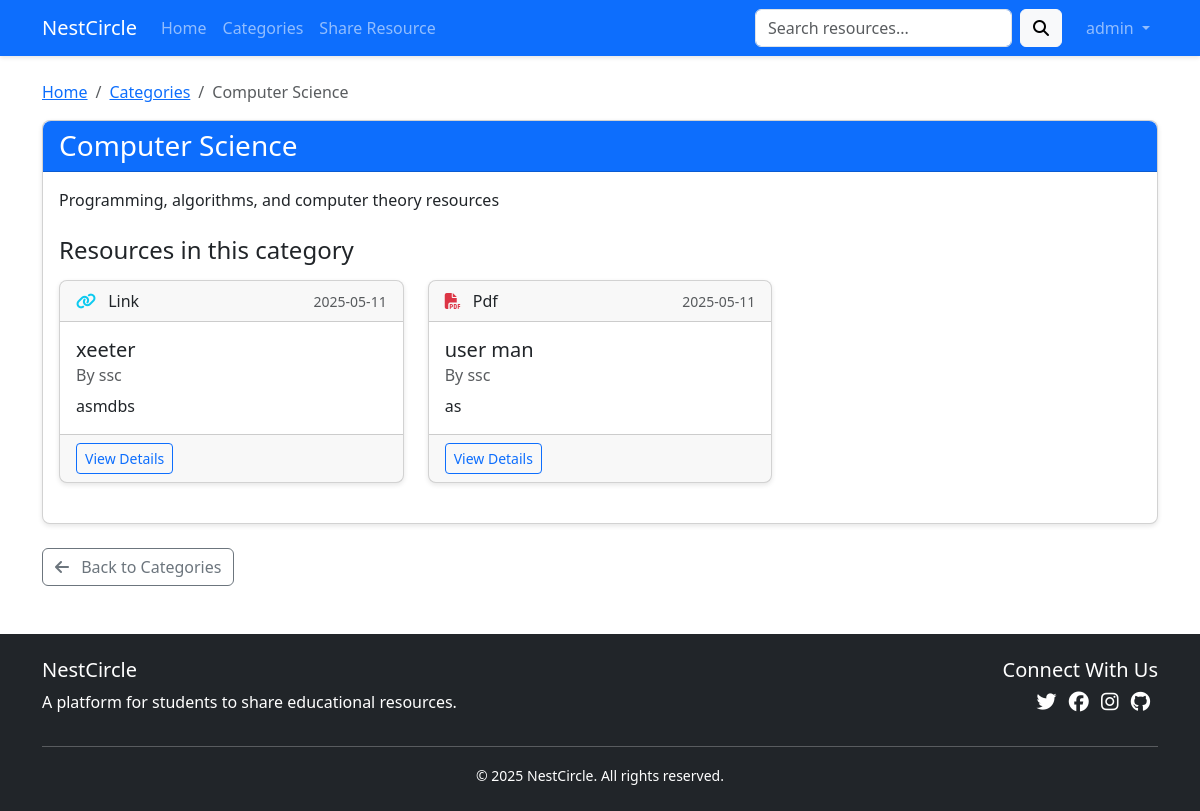
/category/2 (signed in), run on the app's committed database.
### app.py (models this page shows, shortened)
class User(db.Model, UserMixin):
    id = db.Column(db.Integer, primary_key=True)
    username = db.Column(db.String(20), unique=True, nullable=False)
    email = db.Column(db.String(120), unique=True, nullable=False)
    password = db.Column(db.String(60), nullable=False)
    role = db.Column(db.String(20), nullable=False, default='user')  # 'user', 'moderator', 'admin'
    email_verified = db.Column(db.Boolean, default=False)
    notification_preferences = db.Column(db.Text, default='{"new_resources": true, "comments_on_resources": true, "ratings_on_resources": false}')
    resources = db.relationship('Resource', backref='author', lazy=True)
    ratings = db.relationship('Rating', backref='user', lazy=True)
    comments = db.relationship('Comment', backref='author', lazy=True)
    bookmarks = db.relationship('Bookmark', backref='user', lazy=True)
    def has_role(self, role):
        if role == 'user':
            return True
        elif role == 'moderator':
            return self.role in ['moderator', 'admin']
        elif role == 'admin':
            return self.role == 'admin'
        return False

class Category(db.Model):
    id = db.Column(db.Integer, primary_key=True)
    name = db.Column(db.String(50), unique=True, nullable=False)
    description = db.Column(db.String(150), nullable=True)
    resources = db.relationship('Resource', secondary=resource_categories,
                              backref=db.backref('categories', lazy='dynamic'))

class Resource(db.Model):
    id = db.Column(db.Integer, primary_key=True)
    title = db.Column(db.String(100), nullable=False)
    description = db.Column(db.Text, nullable=False)
    date_posted = db.Column(db.DateTime, nullable=False, default=datetime.utcnow)
    resource_type = db.Column(db.String(20), nullable=False)  # "link", "pdf", "youtube", etc.
    content = db.Column(db.Text, nullable=False)  # URL or file path
    user_id = db.Column(db.Integer, db.ForeignKey('user.id'), nullable=False)
    ratings = db.relationship('Rating', backref='resource', lazy=True, cascade="all, delete-orphan")
    comments = db.relationship('Comment', backref='resource', lazy=True, cascade="all, delete-orphan",
                              order_by="desc(Comment.date_posted)")
    bookmarks = db.relationship('Bookmark', backref='resource', lazy=True, cascade="all, delete-orphan")

### app.py (the view)
@app.route('/category/<int:category_id>')
def category(category_id):
    category = Category.query.get_or_404(category_id)
    resources = Resource.query.join(Resource.categories).filter(Category.id == category_id).order_by(Resource.date_posted.desc()).all()
    return render_template('category.html', category=category, resources=resources)

### app.py (called while the page is built)
@login_manager.user_loader
def load_user(user_id):
    return User.query.get(int(user_id))

@app.context_processor
def inject_now():
    return {'now': datetime.utcnow()}

@app.context_processor
def inject_user_roles():
    return {'is_admin': current_user.is_authenticated and current_user.has_role('admin'),
            'is_moderator': current_user.is_authenticated and current_user.has_role('moderator')}

### templates/category.html (shortened to what this page needs)
{% extends "base.html" %}
{% block content %}
<div class="row">
    <div class="col-12">
        <nav aria-label="breadcrumb">
            <ol class="breadcrumb">
                <li class="breadcrumb-item"><a href="{{ url_for('home') }}">Home</a></li>
                <li class="breadcrumb-item"><a href="{{ url_for('categories') }}">Categories</a></li>
                <li class="breadcrumb-item active" aria-current="page">{{ category.name }}</li>
            </ol>
        </nav>
        <div class="card mb-4">
            <div class="card-header bg-primary text-white">
                <h3 class="mb-0">{{ category.name }}</h3>
            </div>
            <div class="card-body">
                <p>{{ category.description or 'No description available.' }}</p>
                <h4 class="mt-4 mb-3">Resources in this category</h4>
                {% if resources %}
                    <div class="row">
                        {% for resource in resources %}
                            <div class="col-md-4 mb-4">
                                <div class="card h-100">
                                    <div class="card-header d-flex justify-content-between align-items-center">
                                        <span>
                                            {% if resource.resource_type == 'link' %}
                                                <i class="fas fa-link text-info me-2"></i>
                                            {% elif resource.resource_type == 'pdf' %}
                                                <i class="fas fa-file-pdf text-danger me-2"></i>
                                            {% elif resource.resource_type == 'youtube' %}
                                                <i class="fab fa-youtube text-danger me-2"></i>
                                            {% endif %}
                                            {{ resource.resource_type|capitalize }}
                                        </span>
                                        <small class="text-muted">{{ resource.date_posted.strftime('%Y-%m-%d') }}</small>
                                    </div>
                                    <div class="card-body">
                                        <h5 class="card-title">{{ resource.title }}</h5>
                                        <h6 class="card-subtitle mb-2 text-muted">By {{ resource.author.username }}</h6>
                                        <p class="card-text">{{ resource.description|truncate(100) }}</p>
                                    </div>
                                    <div class="card-footer">
                                        <a href="{{ url_for('resource', resource_id=resource.id) }}" class="btn btn-sm btn-outline-primary">View Details</a>
                                    </div>
                                </div>
                            </div>
                        {% endfor %}
                    </div>
                {% else %}
                    <div class="alert alert-info">
                        <i class="fas fa-info-circle me-2"></i> No resources in this category yet.
                    </div>
                {% endif %}
            </div>
        </div>
        <a href="{{ url_for('categories') }}" class="btn btn-outline-secondary">
            <i class="fas fa-arrow-left me-2"></i> Back to Categories
        </a>
    </div>
</div>
{% endblock %}

### templates/base.html (shortened to what this page needs)
<!DOCTYPE html>
<html lang="en">
<head>
    <link href="https://cdn.jsdelivr.net/npm/bootstrap@5.3.2/dist/css/bootstrap.min.css" rel="stylesheet">
    <link rel="stylesheet" href="https://cdnjs.cloudflare.com/ajax/libs/font-awesome/6.4.2/css/all.min.css">
    <link rel="stylesheet" href="{{ url_for('static', filename='css/style.css') }}">
</head>
<body>
    <nav class="navbar navbar-expand-lg navbar-dark bg-primary">
        <div class="container">
            <a class="navbar-brand" href="{{ url_for('home') }}">NestCircle</a>
            <div class="collapse navbar-collapse" id="navbarNav">
                <ul class="navbar-nav me-auto">
                    <li class="nav-item">
                        <a class="nav-link" href="{{ url_for('home') }}">Home</a>
                    </li>
                    <li class="nav-item">
                        <a class="nav-link" href="{{ url_for('categories') }}">Categories</a>
                    </li>
                    {% if current_user.is_authenticated %}
                    <li class="nav-item">
                        <a class="nav-link" href="{{ url_for('new_resource') }}">Share Resource</a>
                    </li>
                    {% endif %}
                </ul>
                <form class="d-flex me-3" action="{{ url_for('search') }}" method="GET">
                    <input class="form-control me-2" type="search" name="query" placeholder="Search resources...">
                    <button class="btn btn-light" type="submit"><i class="fas fa-search"></i></button>
                </form>
                <ul class="navbar-nav">
                    {% if current_user.is_authenticated %}
                    <li class="nav-item dropdown">
                        <a class="nav-link dropdown-toggle" href="#" id="navbarDropdown" role="button" data-bs-toggle="dropdown">
                            {{ current_user.username }}
                        </a>
                    </li>
                    {% endif %}
                </ul>
            </div>
        </div>
    </nav>
    <main class="container mt-4">
        {% block content %}{% endblock %}
    </main>
    <footer class="bg-dark text-white py-4 mt-5">
        <div class="container">
            <div class="row">
                <div class="col-md-6">
                    <h5>NestCircle</h5>
                    <p>A platform for students to share educational resources.</p>
                </div>
                <div class="col-md-6 text-md-end">
                    <h5>Connect With Us</h5>
                    <div class="social-links">
                        <a href="#" class="text-white me-2"><i class="fab fa-twitter fa-lg"></i></a>
                        <a href="#" class="text-white me-2"><i class="fab fa-facebook fa-lg"></i></a>
                        <a href="#" class="text-white me-2"><i class="fab fa-instagram fa-lg"></i></a>
                        <a href="#" class="text-white"><i class="fab fa-github fa-lg"></i></a>
                    </div>
                </div>
            </div>
            <hr>
            <div class="text-center">
                <small>&copy; 2025 NestCircle. All rights reserved.</small>
            </div>
        </div>
    </footer>
</body>
</html>

### static/css/style.css (style rules this page uses)
body { font-family: 'Segoe UI', Tahoma, Geneva, Verdana, sans-serif; }
.navbar { box-shadow: 0 2px 4px rgba(0, 0, 0, 0.1); }
.card { border-radius: 0.5rem; box-shadow: 0 2px 5px rgba(0, 0, 0, 0.1); transition: transform 0.3s ease, box-shadow 0.3s ease; }
.card-header { border-top-left-radius: 0.5rem !important; border-top-right-radius: 0.5rem !important; }
footer { margin-top: 2rem; }
.btn { transition: all 0.3s ease; }
.social-links a { margin-right: 0.5rem; transition: transform 0.3s; }

### data on the page
User: username "admin"
Category: name "Computer Science", description "Programming, algorithms, and computer theory resources"
Resource: resource_type "Link", date_posted "2025-05-11", title "xeeter", author.username "ssc", description "asmdbs"
Resource: resource_type "Pdf", date_posted "2025-05-11", title "user man", author.username "ssc", description "as"
